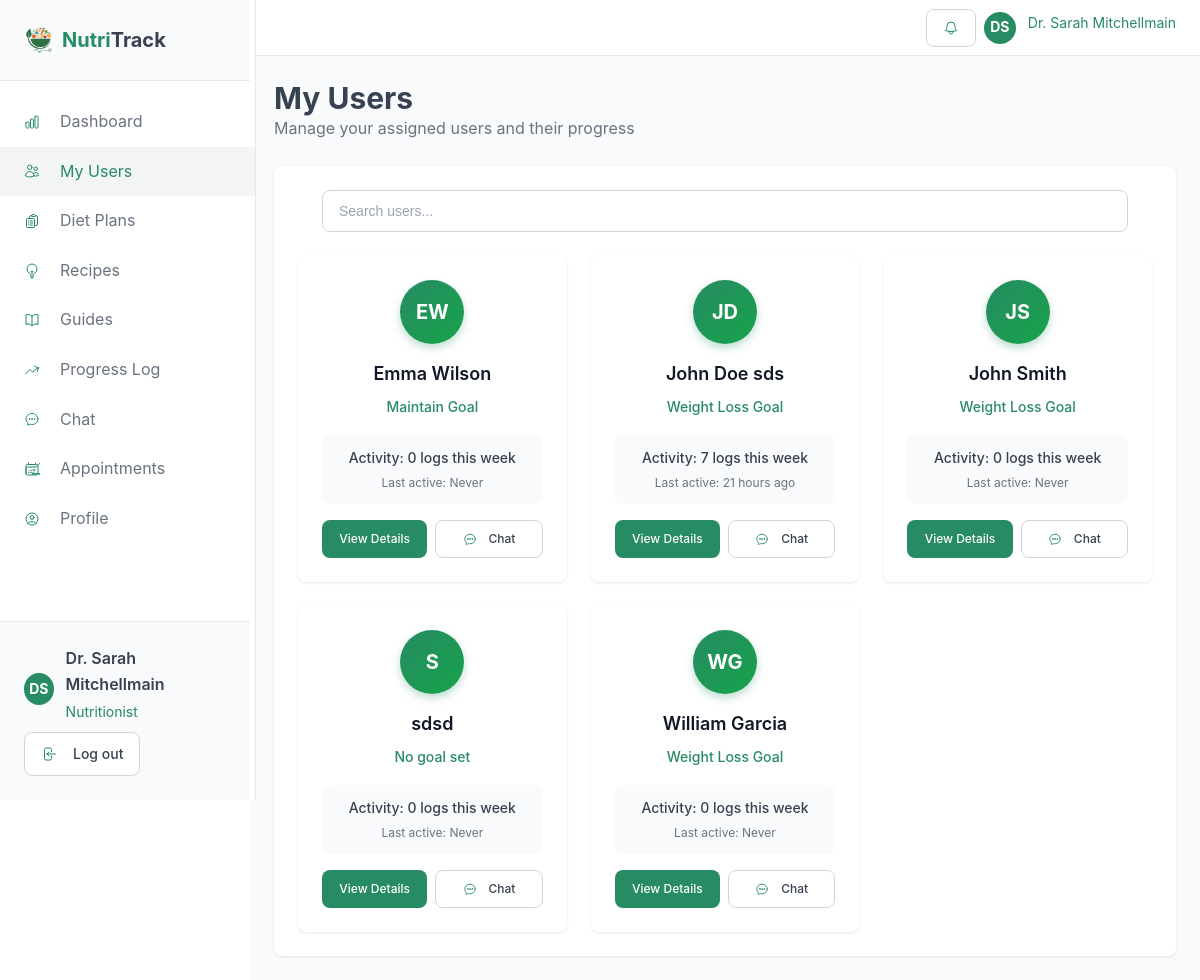
/nutritionists/users.php (signed in), run on the app's committed database.
### tables this page shows
CREATE TABLE `users` (
  `id` int(11) NOT NULL,
  `name` varchar(100) NOT NULL,
  `email` varchar(100) NOT NULL,
  `password` varchar(255) NOT NULL,
  `phone` varchar(20) DEFAULT NULL,
  `role` enum('user','nutritionist','admin') NOT NULL DEFAULT 'user',
  `status` enum('active','pending','inactive') NOT NULL DEFAULT 'pending',
  `weight` decimal(5,2) DEFAULT NULL,
  `height` decimal(5,2) DEFAULT NULL,
  `age` int(11) DEFAULT NULL,
  `goal` enum('weight_loss','maintain','gain_weight','build_muscle') DEFAULT NULL,
  `health_conditions` text DEFAULT NULL,
  `specialty` varchar(100) DEFAULT NULL,
  `bio` text DEFAULT NULL,
  `rating` decimal(3,2) DEFAULT NULL,
  `nutritionist_id` int(11) DEFAULT NULL,
  `created_at` timestamp NOT NULL DEFAULT current_timestamp(),
  `updated_at` timestamp NOT NULL DEFAULT current_timestamp() ON UPDATE current_timestamp(),
  `profile_image` varchar(255) DEFAULT NULL
);

### nutritionists/users.php (the view, shortened to what this page needs)
<?php
require_once '../includes/session.php';
$currentUser = getCurrentUser();
$db = getDB();
$stmt = $db->prepare("SELECT u.*,
    (SELECT COUNT(*) FROM meal_logs WHERE user_id = u.id AND log_date >= DATE_SUB(CURDATE(), INTERVAL 7 DAY)) as recent_activity,
    (SELECT MAX(log_date) FROM meal_logs WHERE user_id = u.id) as last_meal_log
    FROM users u
    WHERE u.nutritionist_id = ? AND u.role = 'user'
    ORDER BY u.name ASC");
$stmt->execute([$currentUser['id']]);
$assignedUsers = $stmt->fetchAll();
function getInitials($name) {
    $parts = explode(' ', $name);
    $initials = '';
    foreach ($parts as $part) {
        $initials .= strtoupper(substr($part, 0, 1));
    }
    return substr($initials, 0, 2);
}
function timeAgo($datetime) {
    if (!$datetime) return 'Never';
    $time = strtotime($datetime);
    $diff = time() - $time;
    if ($diff < 86400) return floor($diff / 3600) . ' hours ago';
    return floor($diff / 86400) . ' days ago';
}
include 'header.php';
?>
<div class="space-y-6">
    <div>
        <h1 class="text-3xl font-bold">My Users</h1>
        <p class="text-muted-foreground">Manage your assigned users and their progress</p>
    </div>
    <div class="card">
        <div class="card-header">
            <div class="search-container">
                <input type="text" class="search-input" placeholder="Search users..." id="userSearch" onkeyup="filterUsers()">
            </div>
        </div>
        <div class="card-content">
            <div class="grid sm:grid-cols-2 lg:grid-cols-3 gap-4" id="usersGrid">
                <?php if (empty($assignedUsers)): ?>
                <div style="grid-column: span 3; text-align: center; padding: 2rem; color: #6b7280;">
                    <p>No users assigned to you yet.</p>
                </div>
                <?php else: ?>
                <?php foreach ($assignedUsers as $u): ?>
                <div class="user-card" data-name="<?php echo strtolower(htmlspecialchars($u['name'])); ?>">
                    <div class="user-card-content">
                        <div class="user-avatar-large"><?php echo getInitials($u['name']); ?></div>
                        <h3 class="user-card-name"><?php echo htmlspecialchars($u['name']); ?></h3>
                        <p class="user-card-goal"><?php echo $u['goal'] ? ucwords(str_replace('_', ' ', $u['goal'])) . ' Goal' : 'No goal set'; ?></p>
                        <div class="user-card-stats">
                            <span class="progress-text">Activity: <?php echo $u['recent_activity']; ?> logs this week</span>
                            <span class="activity-text">Last active: <?php echo timeAgo($u['last_meal_log']); ?></span>
                        </div>
                        <div class="user-card-actions">
                            <a href="user-detail.php?id=<?php echo $u['id']; ?>" class="btn btn-primary btn-sm">View Details</a>
                            <a href="chat.php?user=<?php echo $u['id']; ?>" class="btn btn-outline btn-sm">
 Chat</a>
                        </div>
                    </div>
                </div>
                <?php endforeach; ?>
                <?php endif; ?>
            </div>
        </div>
    </div>
</div>
<?php include 'footer.php'; ?>

### nutritionists/header.php (shortened to what this page needs)
<?php
require_once '../includes/session.php';
$user = getCurrentUser();
?>
<!DOCTYPE html>
<html lang="en">
<head>
    <link rel="stylesheet" href="http://localhost/Health%20DIet/style.css">
</head>
<body>
    <div class="user-layout">
        <aside class="sidebar">
            <div class="sidebar-header">
                <a href="dashboard.php" class="logo">
                    <div style="display:flex; justify-self: center;">
                        <img style="width:30px;height:30px" src="../assets/images/nutritrak_logo-removebg-preview.png" alt="NutriTrack Logo">
                    </div>
                    <span class="logo-text"><span style="color:#278b63;">Nutri</span>Track</span>
                </a>
            </div>
            <nav class="sidebar-nav">
                <a href="dashboard.php" class="<?php echo basename($_SERVER['PHP_SELF']) == 'dashboard.php' ? 'active' : ''; ?>">
 Dashboard
                </a>
                <a href="users.php" class="<?php echo basename($_SERVER['PHP_SELF']) == 'users.php' ? 'active' : ''; ?>">
 My Users
                </a>
                <a href="diet-plans.php" class="<?php echo basename($_SERVER['PHP_SELF']) == 'diet-plans.php' ? 'active' : ''; ?>">
 Diet Plans
                </a>
                <a href="suggestions.php" class="<?php echo basename($_SERVER['PHP_SELF']) == 'suggestions.php' ? 'active' : ''; ?>">
 Recipes
                </a>
                <a href="guides.php" class="<?php echo basename($_SERVER['PHP_SELF']) == 'guides.php' ? 'active' : ''; ?>">
 Guides
                </a>
                <a href="progress.php" class="<?php echo basename($_SERVER['PHP_SELF']) == 'progress.php' ? 'active' : ''; ?>">
 Progress Log
                </a>
                <a href="chat.php" class="<?php echo basename($_SERVER['PHP_SELF']) == 'chat.php' ? 'active' : ''; ?>">
 Chat
                </a>
                <a href="appointments.php" class="<?php echo basename($_SERVER['PHP_SELF']) == 'appointments.php' ? 'active' : ''; ?>">
 Appointments
                </a>
                <a href="settings.php" class="<?php echo basename($_SERVER['PHP_SELF']) == 'settings.php' ? 'active' : ''; ?>">
 Profile
                </a>
            </nav>
            <div class="sidebar-footer">
                <div class="user-info" onclick="showProfilePopup()" style="cursor: pointer;">
                    <?php echo getUserAvatar($user, '2rem'); ?>
                    <div>
                        <div class="team-name"><?php echo $user['name']; ?></div>
                        <div class="team-role">Nutritionist</div>
                    </div>
                </div>
                <a href="../landing page/auth.php?logout=1" class="btn btn-outline">
 Log out
                </a>
            </div>
        </aside>
        <div class="main-content">
            <header class="top-bar">
                <div class="header-actions">
                    <div class="user-info">
                        <button class="btn btn-outline" onclick="toggleNotifications()" id="notificationBtn">
                        </button>
                    </div>
                    <div class="user-info" onclick="showProfilePopup()" style="cursor: pointer;">
                        <?php echo getUserAvatar($user, '2rem'); ?>
                        <span class="team-role"><?php echo $user['name']; ?></span>
                    </div>
                </div>
            </header>
            <main class="content-area">

### includes/session.php (shortened to what this page needs)
<?php
function getCurrentUser() {
    try {
        $db = getDB();
        $stmt = $db->prepare("SELECT * FROM users WHERE id = ?");
        $stmt->execute([$_SESSION['user_id']]);
        return $stmt->fetch();
    } catch (PDOException $e) {
        error_log("Error fetching user: " . $e->getMessage());
        return null;
    }
}
function getUserInitials($name = null) {
    $name = $name ?: ($_SESSION['user_name'] ?? 'U');
    $parts = explode(' ', $name);
    return strtoupper(substr($parts[0], 0, 1) . (isset($parts[1]) ? substr($parts[1], 0, 1) : ''));
}
function getUserAvatar($user, $size = '2rem', $class = 'user-avatar') {
    if (!empty($user['profile_image']) && file_exists(__DIR__ . '/../' . $user['profile_image'])) {
        return '<img src="../' . htmlspecialchars($user['profile_image']) . '" alt="Profile" class="' . $class . '" style="width: ' . $size . '; height: ' . $size . '; border-radius: 50%; object-fit: cover;">';
    } else {
        return '<div class="' . $class . '" style="width: ' . $size . '; height: ' . $size . ';">' . getUserInitials($user['name']) . '</div>';
    }
}
?>

### data on the page
users: name "DS DS", name "Dr. Sarah Mitchellmain"
users: name "EW", name "Emma Wilson", goal "Maintain", recent_activity "0", last_meal_log "Never"
users: name "JD", name "John Doe sds", goal "Weight Loss", recent_activity "7", last_meal_log "21 hours ago"
users: name "JS", name "John Smith", goal "Weight Loss", recent_activity "0", last_meal_log "Never"
users: name "S", name "sdsd", goal "No goal set", recent_activity "0", last_meal_log "Never"
users: name "WG", name "William Garcia", goal "Weight Loss", recent_activity "0", last_meal_log "Never"
